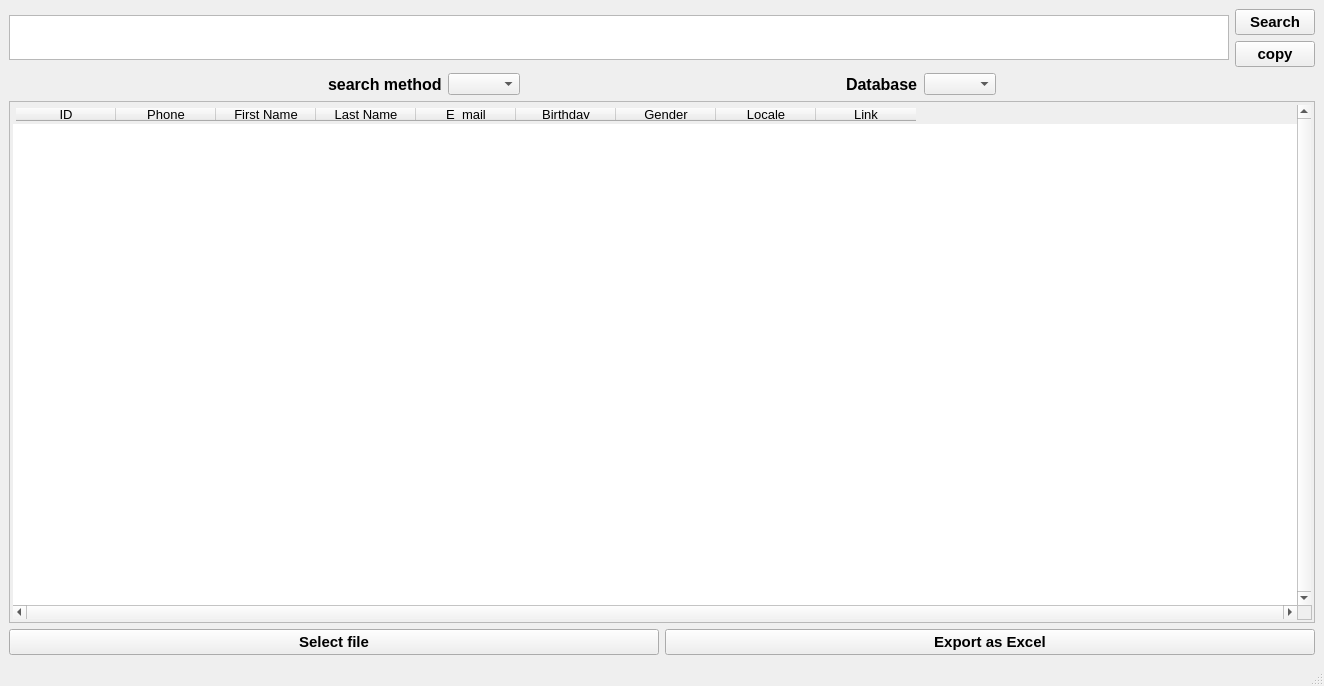
<?xml version="1.0" encoding="UTF-8"?>
<ui version="4.0">
 <class>MainWindow</class>
 <widget class="QMainWindow" name="MainWindow">
  <property name="geometry">
   <rect>
    <x>0</x>
    <y>0</y>
    <width>1324</width>
    <height>686</height>
   </rect>
  </property>
  <property name="windowTitle">
   <string>MainWindow</string>
  </property>
  <widget class="QWidget" name="centralwidget">
   <layout class="QGridLayout" name="gridLayout">
    <item row="2" column="0">
     <layout class="QHBoxLayout" name="horizontalLayout_2">
      <item>
       <widget class="QPushButton" name="pushButton_4">
        <property name="font">
         <font>
          <pointsize>11</pointsize>
          <weight>75</weight>
          <bold>true</bold>
         </font>
        </property>
        <property name="styleSheet">
         <string notr="true">QPushButton#pushButton_4:hover {
    background-color: blue;
}

QPushButton#pushButton_4:pressed {
    background-color: green;     
}</string>
        </property>
        <property name="text">
         <string>Select file</string>
        </property>
        <property name="icon">
         <iconset>
          <normaloff>../pics/selectfile.png</normaloff>../pics/selectfile.png</iconset>
        </property>
        <property name="iconSize">
         <size>
          <width>30</width>
          <height>30</height>
         </size>
        </property>
       </widget>
      </item>
      <item>
       <widget class="QPushButton" name="pushButton_3">
        <property name="font">
         <font>
          <pointsize>11</pointsize>
          <weight>75</weight>
          <bold>true</bold>
         </font>
        </property>
        <property name="styleSheet">
         <string notr="true">QPushButton#pushButton_3:hover {
    background-color: blue;
}

QPushButton#pushButton_3:pressed {
    background-color: yellow;     
}</string>
        </property>
        <property name="text">
         <string>Export as Excel</string>
        </property>
        <property name="icon">
         <iconset>
          <normaloff>../pics/sql.png</normaloff>../pics/sql.png</iconset>
        </property>
        <property name="iconSize">
         <size>
          <width>30</width>
          <height>30</height>
         </size>
        </property>
       </widget>
      </item>
     </layout>
    </item>
    <item row="0" column="0">
     <layout class="QVBoxLayout" name="verticalLayout_2">
      <item>
       <layout class="QHBoxLayout" name="horizontalLayout">
        <item>
         <widget class="QTextEdit" name="textEdit">
          <property name="maximumSize">
           <size>
            <width>16777215</width>
            <height>45</height>
           </size>
          </property>
         </widget>
        </item>
        <item>
         <layout class="QVBoxLayout" name="verticalLayout">
          <item>
           <widget class="QPushButton" name="pushButton">
            <property name="font">
             <font>
              <pointsize>11</pointsize>
              <weight>75</weight>
              <italic>false</italic>
              <bold>true</bold>
             </font>
            </property>
            <property name="styleSheet">
             <string notr="true">QPushButton#pushButton:hover {
    background-color: blue;
}

QPushButton#pushButton:pressed {
    background-color: green;     
}

</string>
            </property>
            <property name="text">
             <string>Search</string>
            </property>
            <property name="icon">
             <iconset>
              <normaloff>../pics/search.png</normaloff>../pics/search.png</iconset>
            </property>
           </widget>
          </item>
          <item>
           <widget class="QPushButton" name="pushButton_5">
            <property name="font">
             <font>
              <pointsize>11</pointsize>
              <weight>75</weight>
              <bold>true</bold>
             </font>
            </property>
            <property name="text">
             <string>copy</string>
            </property>
           </widget>
          </item>
         </layout>
        </item>
       </layout>
      </item>
      <item>
       <layout class="QHBoxLayout" name="horizontalLayout_5">
        <item>
         <spacer name="horizontalSpacer_2">
          <property name="orientation">
           <enum>Qt::Horizontal</enum>
          </property>
          <property name="sizeHint" stdset="0">
           <size>
            <width>40</width>
            <height>20</height>
           </size>
          </property>
         </spacer>
        </item>
        <item>
         <layout class="QHBoxLayout" name="horizontalLayout_3">
          <item>
           <widget class="QLabel" name="label">
            <property name="font">
             <font>
              <pointsize>12</pointsize>
              <weight>75</weight>
              <bold>true</bold>
             </font>
            </property>
            <property name="text">
             <string>search method</string>
            </property>
           </widget>
          </item>
          <item>
           <widget class="QComboBox" name="comboBox"/>
          </item>
         </layout>
        </item>
        <item>
         <spacer name="horizontalSpacer">
          <property name="orientation">
           <enum>Qt::Horizontal</enum>
          </property>
          <property name="sizeHint" stdset="0">
           <size>
            <width>40</width>
            <height>20</height>
           </size>
          </property>
         </spacer>
        </item>
        <item>
         <layout class="QHBoxLayout" name="horizontalLayout_4">
          <item>
           <widget class="QLabel" name="label_2">
            <property name="font">
             <font>
              <pointsize>12</pointsize>
              <weight>75</weight>
              <bold>true</bold>
             </font>
            </property>
            <property name="text">
             <string>Database</string>
            </property>
           </widget>
          </item>
          <item>
           <widget class="QComboBox" name="comboBox_2"/>
          </item>
         </layout>
        </item>
        <item>
         <spacer name="horizontalSpacer_3">
          <property name="orientation">
           <enum>Qt::Horizontal</enum>
          </property>
          <property name="sizeHint" stdset="0">
           <size>
            <width>40</width>
            <height>20</height>
           </size>
          </property>
         </spacer>
        </item>
       </layout>
      </item>
     </layout>
    </item>
    <item row="1" column="0">
     <widget class="QTableWidget" name="tableWidget">
      <property name="enabled">
       <bool>true</bool>
      </property>
      <property name="font">
       <font>
        <pointsize>10</pointsize>
       </font>
      </property>
      <property name="styleSheet">
       <string notr="true">padding:3px</string>
      </property>
      <property name="verticalScrollBarPolicy">
       <enum>Qt::ScrollBarAlwaysOn</enum>
      </property>
      <property name="horizontalScrollBarPolicy">
       <enum>Qt::ScrollBarAlwaysOn</enum>
      </property>
      <property name="editTriggers">
       <set>QAbstractItemView::AnyKeyPressed|QAbstractItemView::DoubleClicked|QAbstractItemView::EditKeyPressed|QAbstractItemView::SelectedClicked</set>
      </property>
      <property name="dragEnabled">
       <bool>false</bool>
      </property>
      <property name="dragDropMode">
       <enum>QAbstractItemView::NoDragDrop</enum>
      </property>
      <property name="defaultDropAction">
       <enum>Qt::CopyAction</enum>
      </property>
      <property name="selectionMode">
       <enum>QAbstractItemView::MultiSelection</enum>
      </property>
      <property name="selectionBehavior">
       <enum>QAbstractItemView::SelectItems</enum>
      </property>
      <property name="rowCount">
       <number>0</number>
      </property>
      <attribute name="verticalHeaderCascadingSectionResizes">
       <bool>false</bool>
      </attribute>
      <attribute name="verticalHeaderMinimumSectionSize">
       <number>50</number>
      </attribute>
      <attribute name="verticalHeaderDefaultSectionSize">
       <number>75</number>
      </attribute>
      <column>
       <property name="text">
        <string>ID</string>
       </property>
      </column>
      <column>
       <property name="text">
        <string>Phone</string>
       </property>
      </column>
      <column>
       <property name="text">
        <string>First Name</string>
       </property>
      </column>
      <column>
       <property name="text">
        <string>Last Name</string>
       </property>
      </column>
      <column>
       <property name="text">
        <string>E_mail</string>
       </property>
      </column>
      <column>
       <property name="text">
        <string>Birthday</string>
       </property>
      </column>
      <column>
       <property name="text">
        <string>Gender</string>
       </property>
      </column>
      <column>
       <property name="text">
        <string>Locale</string>
       </property>
      </column>
      <column>
       <property name="text">
        <string>Link</string>
       </property>
      </column>
     </widget>
    </item>
   </layout>
  </widget>
  <widget class="QMenuBar" name="menubar">
   <property name="geometry">
    <rect>
     <x>0</x>
     <y>0</y>
     <width>1324</width>
     <height>26</height>
    </rect>
   </property>
  </widget>
  <widget class="QStatusBar" name="statusbar"/>
 </widget>
 <resources/>
 <connections/>
</ui>
